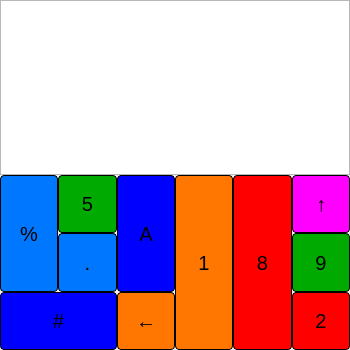
<?xml version="1.0" encoding="UTF-8"?>
<ui version="4.0">
 <class>GenKeyb</class>
 <widget class="QWidget" name="GenKeyb">
  <property name="geometry">
   <rect>
    <x>0</x>
    <y>0</y>
    <width>350</width>
    <height>350</height>
   </rect>
  </property>
  <property name="sizePolicy">
   <sizepolicy hsizetype="MinimumExpanding" vsizetype="MinimumExpanding">
    <horstretch>0</horstretch>
    <verstretch>0</verstretch>
   </sizepolicy>
  </property>
  <property name="minimumSize">
   <size>
    <width>350</width>
    <height>350</height>
   </size>
  </property>
  <property name="windowTitle">
   <string>GenKeyb</string>
  </property>
  <layout class="QVBoxLayout" name="verticalLayout" stretch="1,1">
   <property name="spacing">
    <number>0</number>
   </property>
   <property name="leftMargin">
    <number>0</number>
   </property>
   <property name="topMargin">
    <number>0</number>
   </property>
   <property name="rightMargin">
    <number>0</number>
   </property>
   <property name="bottomMargin">
    <number>0</number>
   </property>
   <item>
    <widget class="QTextEdit" name="display">
     <property name="enabled">
      <bool>true</bool>
     </property>
     <property name="sizePolicy">
      <sizepolicy hsizetype="MinimumExpanding" vsizetype="MinimumExpanding">
       <horstretch>0</horstretch>
       <verstretch>0</verstretch>
      </sizepolicy>
     </property>
     <property name="minimumSize">
      <size>
       <width>150</width>
       <height>150</height>
      </size>
     </property>
     <property name="cursor" stdset="0">
      <cursorShape>IBeamCursor</cursorShape>
     </property>
     <property name="html">
      <string>&lt;!DOCTYPE HTML PUBLIC &quot;-//W3C//DTD HTML 4.0//EN&quot; &quot;http://www.w3.org/TR/REC-html40/strict.dtd&quot;&gt;
&lt;html&gt;&lt;head&gt;&lt;meta name=&quot;qrichtext&quot; content=&quot;1&quot; /&gt;&lt;style type=&quot;text/css&quot;&gt;
p, li { white-space: pre-wrap; }
&lt;/style&gt;&lt;/head&gt;&lt;body style=&quot; font-family:'Noto Sans'; font-size:10pt; font-weight:400; font-style:normal;&quot;&gt;
&lt;p style=&quot;-qt-paragraph-type:empty; margin-top:0px; margin-bottom:0px; margin-left:0px; margin-right:0px; -qt-block-indent:0; text-indent:0px;&quot;&gt;&lt;br /&gt;&lt;/p&gt;&lt;/body&gt;&lt;/html&gt;</string>
     </property>
    </widget>
   </item>
   <item>
    <layout class="QGridLayout" name="keyboard" rowstretch="1,1,1" columnstretch="1,1,1,1,1,1" rowminimumheight="0,0,0">
     <property name="sizeConstraint">
      <enum>QLayout::SetDefaultConstraint</enum>
     </property>
     <property name="bottomMargin">
      <number>0</number>
     </property>
     <property name="spacing">
      <number>0</number>
     </property>
     <item row="1" column="5">
      <widget class="QPushButton" name="nineBtn">
       <property name="sizePolicy">
        <sizepolicy hsizetype="MinimumExpanding" vsizetype="MinimumExpanding">
         <horstretch>0</horstretch>
         <verstretch>0</verstretch>
        </sizepolicy>
       </property>
       <property name="minimumSize">
        <size>
         <width>50</width>
         <height>50</height>
        </size>
       </property>
       <property name="cursor">
        <cursorShape>PointingHandCursor</cursorShape>
       </property>
       <property name="styleSheet">
        <string notr="true">background-color: #00aa00;
border: 1px solid black;
border-radius: 4px;
font-size: 20px;</string>
       </property>
       <property name="text">
        <string>9</string>
       </property>
      </widget>
     </item>
     <item row="0" column="3" rowspan="3">
      <widget class="QPushButton" name="oneBtn">
       <property name="sizePolicy">
        <sizepolicy hsizetype="MinimumExpanding" vsizetype="MinimumExpanding">
         <horstretch>0</horstretch>
         <verstretch>0</verstretch>
        </sizepolicy>
       </property>
       <property name="minimumSize">
        <size>
         <width>50</width>
         <height>150</height>
        </size>
       </property>
       <property name="cursor">
        <cursorShape>PointingHandCursor</cursorShape>
       </property>
       <property name="styleSheet">
        <string notr="true">background-color: #ff7700;
border: 1px solid black;
border-radius: 4px;
font-size: 20px;</string>
       </property>
       <property name="text">
        <string>1</string>
       </property>
      </widget>
     </item>
     <item row="0" column="2" rowspan="2">
      <widget class="QPushButton" name="aBtn">
       <property name="sizePolicy">
        <sizepolicy hsizetype="MinimumExpanding" vsizetype="MinimumExpanding">
         <horstretch>0</horstretch>
         <verstretch>0</verstretch>
        </sizepolicy>
       </property>
       <property name="minimumSize">
        <size>
         <width>50</width>
         <height>100</height>
        </size>
       </property>
       <property name="cursor">
        <cursorShape>PointingHandCursor</cursorShape>
       </property>
       <property name="styleSheet">
        <string notr="true">background-color: #0000ff;
border: 1px solid black;
border-radius: 4px;
font-size: 20px;</string>
       </property>
       <property name="text">
        <string>A</string>
       </property>
      </widget>
     </item>
     <item row="0" column="4" rowspan="3">
      <widget class="QPushButton" name="eightBtn">
       <property name="sizePolicy">
        <sizepolicy hsizetype="MinimumExpanding" vsizetype="MinimumExpanding">
         <horstretch>0</horstretch>
         <verstretch>0</verstretch>
        </sizepolicy>
       </property>
       <property name="minimumSize">
        <size>
         <width>50</width>
         <height>150</height>
        </size>
       </property>
       <property name="cursor">
        <cursorShape>PointingHandCursor</cursorShape>
       </property>
       <property name="styleSheet">
        <string notr="true">background-color: #ff0000;
border: 1px solid black;
border-radius: 4px;
font-size: 20px;</string>
       </property>
       <property name="text">
        <string>8</string>
       </property>
       <property name="checkable">
        <bool>false</bool>
       </property>
      </widget>
     </item>
     <item row="0" column="0" rowspan="2">
      <widget class="QPushButton" name="percentBtn">
       <property name="sizePolicy">
        <sizepolicy hsizetype="MinimumExpanding" vsizetype="MinimumExpanding">
         <horstretch>0</horstretch>
         <verstretch>0</verstretch>
        </sizepolicy>
       </property>
       <property name="minimumSize">
        <size>
         <width>50</width>
         <height>100</height>
        </size>
       </property>
       <property name="baseSize">
        <size>
         <width>50</width>
         <height>100</height>
        </size>
       </property>
       <property name="cursor">
        <cursorShape>PointingHandCursor</cursorShape>
       </property>
       <property name="layoutDirection">
        <enum>Qt::LeftToRight</enum>
       </property>
       <property name="styleSheet">
        <string notr="true">background-color: #0077ff;
border: 1px solid black;
border-radius: 4px;
font-size: 20px;</string>
       </property>
       <property name="text">
        <string>%</string>
       </property>
      </widget>
     </item>
     <item row="0" column="5">
      <widget class="QPushButton" name="upArrowBtn">
       <property name="sizePolicy">
        <sizepolicy hsizetype="MinimumExpanding" vsizetype="MinimumExpanding">
         <horstretch>0</horstretch>
         <verstretch>0</verstretch>
        </sizepolicy>
       </property>
       <property name="minimumSize">
        <size>
         <width>50</width>
         <height>50</height>
        </size>
       </property>
       <property name="cursor">
        <cursorShape>PointingHandCursor</cursorShape>
       </property>
       <property name="styleSheet">
        <string notr="true">background-color: #ff00ff;
border: 1px solid black;
border-radius: 4px;
font-size: 20px;</string>
       </property>
       <property name="text">
        <string>↑</string>
       </property>
      </widget>
     </item>
     <item row="0" column="1">
      <widget class="QPushButton" name="fiveBtn">
       <property name="sizePolicy">
        <sizepolicy hsizetype="MinimumExpanding" vsizetype="MinimumExpanding">
         <horstretch>0</horstretch>
         <verstretch>0</verstretch>
        </sizepolicy>
       </property>
       <property name="minimumSize">
        <size>
         <width>50</width>
         <height>50</height>
        </size>
       </property>
       <property name="sizeIncrement">
        <size>
         <width>0</width>
         <height>0</height>
        </size>
       </property>
       <property name="cursor">
        <cursorShape>PointingHandCursor</cursorShape>
       </property>
       <property name="styleSheet">
        <string notr="true">background-color: #00aa00;
border: 1px solid black;
border-radius: 4px;
font-size: 20px;</string>
       </property>
       <property name="text">
        <string>5</string>
       </property>
      </widget>
     </item>
     <item row="2" column="0" colspan="2">
      <widget class="QPushButton" name="hashBtn">
       <property name="sizePolicy">
        <sizepolicy hsizetype="MinimumExpanding" vsizetype="MinimumExpanding">
         <horstretch>0</horstretch>
         <verstretch>0</verstretch>
        </sizepolicy>
       </property>
       <property name="minimumSize">
        <size>
         <width>100</width>
         <height>50</height>
        </size>
       </property>
       <property name="cursor">
        <cursorShape>PointingHandCursor</cursorShape>
       </property>
       <property name="styleSheet">
        <string notr="true">background-color: #0000ff;
border: 1px solid black;
border-radius: 4px;
font-size: 20px;</string>
       </property>
       <property name="text">
        <string>#</string>
       </property>
      </widget>
     </item>
     <item row="2" column="2">
      <widget class="QPushButton" name="leftArrowBtn">
       <property name="sizePolicy">
        <sizepolicy hsizetype="MinimumExpanding" vsizetype="MinimumExpanding">
         <horstretch>0</horstretch>
         <verstretch>0</verstretch>
        </sizepolicy>
       </property>
       <property name="minimumSize">
        <size>
         <width>50</width>
         <height>50</height>
        </size>
       </property>
       <property name="cursor">
        <cursorShape>PointingHandCursor</cursorShape>
       </property>
       <property name="styleSheet">
        <string notr="true">background-color: #ff7700;
border: 1px solid black;
border-radius: 4px;
font-size: 20px;</string>
       </property>
       <property name="text">
        <string>←</string>
       </property>
      </widget>
     </item>
     <item row="2" column="5">
      <widget class="QPushButton" name="twoBtn">
       <property name="sizePolicy">
        <sizepolicy hsizetype="MinimumExpanding" vsizetype="MinimumExpanding">
         <horstretch>0</horstretch>
         <verstretch>0</verstretch>
        </sizepolicy>
       </property>
       <property name="minimumSize">
        <size>
         <width>50</width>
         <height>50</height>
        </size>
       </property>
       <property name="cursor">
        <cursorShape>PointingHandCursor</cursorShape>
       </property>
       <property name="styleSheet">
        <string notr="true">background-color: #ff0000;
border: 1px solid black;
border-radius: 4px;
font-size: 20px;</string>
       </property>
       <property name="text">
        <string>2</string>
       </property>
      </widget>
     </item>
     <item row="1" column="1">
      <widget class="QPushButton" name="dotBtn">
       <property name="sizePolicy">
        <sizepolicy hsizetype="MinimumExpanding" vsizetype="MinimumExpanding">
         <horstretch>0</horstretch>
         <verstretch>0</verstretch>
        </sizepolicy>
       </property>
       <property name="minimumSize">
        <size>
         <width>50</width>
         <height>50</height>
        </size>
       </property>
       <property name="cursor">
        <cursorShape>PointingHandCursor</cursorShape>
       </property>
       <property name="styleSheet">
        <string notr="true">background-color: #0077ff;
border: 1px solid black;
border-radius: 4px;
font-size: 20px;</string>
       </property>
       <property name="text">
        <string>.</string>
       </property>
       <property name="autoDefault">
        <bool>false</bool>
       </property>
       <property name="default">
        <bool>false</bool>
       </property>
       <property name="flat">
        <bool>false</bool>
       </property>
      </widget>
     </item>
    </layout>
   </item>
  </layout>
 </widget>
 <resources/>
 <connections/>
</ui>
